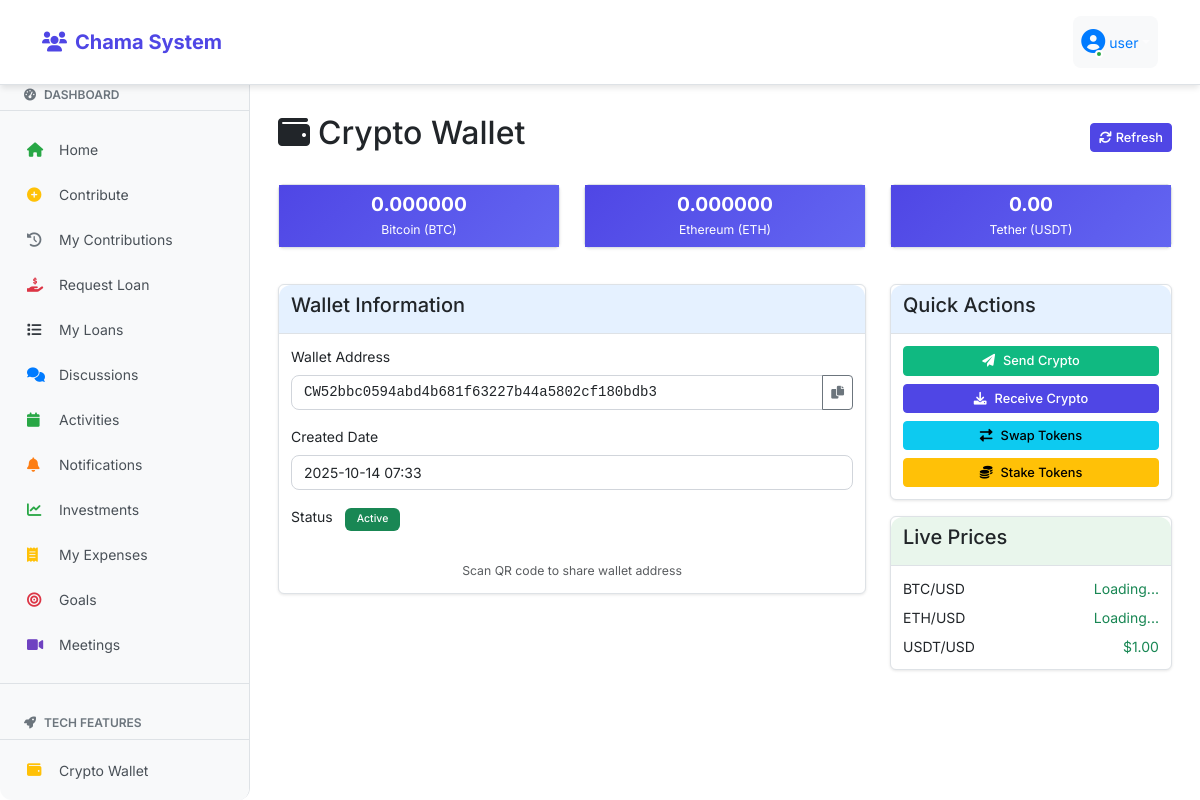
Screenshot of /crypto-wallet (signed in) with the database file from the repository.
### fixed_app.py (models this page shows, shortened)
class User(db.Model, UserMixin):
    id = db.Column(db.Integer, primary_key=True)
    username = db.Column(db.String(80), unique=True, nullable=False)
    password = db.Column(db.String(200), nullable=False)
    is_admin = db.Column(db.Boolean, default=False)
    last_seen = db.Column(db.DateTime, default=datetime.utcnow)
    is_online = db.Column(db.Boolean, default=False)
    members = db.relationship('Member', backref='user', lazy=True)

class CryptoWallet(db.Model):
    id = db.Column(db.Integer, primary_key=True)
    member_id = db.Column(db.Integer, db.ForeignKey('member.id'), nullable=False)
    wallet_address = db.Column(db.String(100), unique=True, nullable=False)
    private_key_hash = db.Column(db.String(256), nullable=False)
    balance_btc = db.Column(db.Float, default=0)
    balance_eth = db.Column(db.Float, default=0)
    balance_usdt = db.Column(db.Float, default=0)
    created_date = db.Column(db.DateTime, default=datetime.utcnow)
    is_active = db.Column(db.Boolean, default=True)

### fixed_app.py (the view, shortened to what this page needs)
@app.route('/crypto-wallet')
@login_required
def crypto_wallet():
    member = Member.query.filter_by(user_id=current_user.id).first()
    if not member:
        flash('No member profile found', 'danger')
        return redirect(url_for('index'))
    wallet = CryptoWallet.query.filter_by(member_id=member.id).first()
    return render_template('crypto/wallet.html', wallet=wallet)

### fixed_app.py (called while the page is built)
@login_manager.user_loader
def load_user(user_id):
    return db.session.get(User, int(user_id))

@app.context_processor
def inject_counts():
    if current_user.is_authenticated:
        unread_count = Notification.query.filter_by(user_id=current_user.id, is_read=False).count()
        discussion_count = Discussion.query.count()
        return dict(unread_notifications_count=unread_count, discussion_count=discussion_count)
    return dict(unread_notifications_count=0, discussion_count=0)

### templates/crypto/wallet.html (shortened to what this page needs)
{% extends "base.html" %}
{% block content %}
<div class="container-fluid py-4">
    <div class="d-flex justify-content-between align-items-center mb-4">
        <h2><i class="fas fa-wallet me-2"></i>Crypto Wallet</h2>
        <div>
            <button class="btn btn-primary" onclick="refreshBalances()">
                <i class="fas fa-sync me-1"></i>Refresh
            </button>
        </div>
    </div>
    <div class="row mb-4">
        <div class="col-md-4">
            <div class="card bg-warning text-dark">
                <div class="card-body stats-card text-center">
                    <h4>{{ "%.6f"|format(wallet.balance_btc) }}</h4>
                    <small>Bitcoin (BTC)</small>
                </div>
            </div>
        </div>
        <div class="col-md-4">
            <div class="card bg-info text-white">
                <div class="card-body stats-card text-center">
                    <h4>{{ "%.6f"|format(wallet.balance_eth) }}</h4>
                    <small>Ethereum (ETH)</small>
                </div>
            </div>
        </div>
        <div class="col-md-4">
            <div class="card bg-success text-white">
                <div class="card-body stats-card text-center">
                    <h4>{{ "%.2f"|format(wallet.balance_usdt) }}</h4>
                    <small>Tether (USDT)</small>
                </div>
            </div>
        </div>
    </div>
    <div class="row">
        <div class="col-md-8">
            <div class="card">
                <div class="card-header">
                    <h5>Wallet Information</h5>
                </div>
                <div class="card-body">
                    <div class="mb-3">
                        <label class="form-label">Wallet Address</label>
                        <div class="input-group">
                            <input type="text" class="form-control font-monospace"
                                   value="{{ wallet.wallet_address }}" readonly>
                            <button class="btn btn-outline-secondary" onclick="copyToClipboard('{{ wallet.wallet_address }}')">
                                <i class="fas fa-copy"></i>
                            </button>
                        </div>
                    </div>
                    <div class="mb-3">
                        <label class="form-label">Created Date</label>
                        <input type="text" class="form-control"
                               value="{{ wallet.created_date.strftime('%Y-%m-%d %H:%M') }}" readonly>
                    </div>
                    <div class="mb-3">
                        <label class="form-label">Status</label>
                        <span class="badge bg-{{ 'success' if wallet.is_active else 'danger' }} ms-2">
                            {{ 'Active' if wallet.is_active else 'Inactive' }}
                        </span>
                    </div>
                    <div class="text-center mt-4">
                        <small class="text-muted">Scan QR code to share wallet address</small>
                    </div>
                </div>
            </div>
        </div>
        <div class="col-md-4">
            <div class="card">
                <div class="card-header">
                    <h5>Quick Actions</h5>
                </div>
                <div class="card-body">
                    <div class="d-grid gap-2">
                        <button class="btn btn-success" onclick="showSendModal()">
                            <i class="fas fa-paper-plane me-2"></i>Send Crypto
                        </button>
                        <button class="btn btn-primary" onclick="showReceiveModal()">
                            <i class="fas fa-download me-2"></i>Receive Crypto
                        </button>
                        <button class="btn btn-info" onclick="showSwapModal()">
                            <i class="fas fa-exchange-alt me-2"></i>Swap Tokens
                        </button>
                        <button class="btn btn-warning" onclick="showStakeModal()">
                            <i class="fas fa-coins me-2"></i>Stake Tokens
                        </button>
                    </div>
                </div>
            </div>
            <div class="card mt-3">
                <div class="card-header">
                    <h5>Live Prices</h5>
                </div>
                <div class="card-body">
                    <div class="d-flex justify-content-between mb-2">
                        <span>BTC/USD</span>
                        <span class="text-success" id="btc-price">Loading...</span>
                    </div>
                    <div class="d-flex justify-content-between mb-2">
                        <span>ETH/USD</span>
                        <span class="text-success" id="eth-price">Loading...</span>
                    </div>
                    <div class="d-flex justify-content-between">
                        <span>USDT/USD</span>
                        <span class="text-success" id="usdt-price">$1.00</span>
                    </div>
                </div>
            </div>
        </div>
    </div>
</div>
{% endblock %}

### templates/navbar.html (shortened to what this page needs)
<nav class="navbar navbar-expand-lg navbar-dark bg-primary">
    <div class="container">
        <a class="navbar-brand" href="{{ url_for('index') }}">
            <i class="fas fa-users me-2"></i>Chama System
        </a>
        <div class="collapse navbar-collapse" id="navbarNav">
            {% if current_user.is_authenticated %}
            <ul class="navbar-nav me-auto">
                <li class="nav-item">
                    <a class="nav-link {% if request.path == url_for('index') %}active{% endif %}" href="{{ url_for('index') }}">
                        <i class="fas fa-home me-1"></i>Home
                    </a>
                </li>
                <li class="nav-item">
                    <a class="nav-link {% if request.path == url_for('contributions') %}active{% endif %}" href="{{ url_for('contributions') }}">
                        <i class="fas fa-money-bill-wave me-1"></i>Contributions
                    </a>
                </li>
                <li class="nav-item">
                    <a class="nav-link {% if request.path == url_for('discussions') %}active{% endif %}" href="{{ url_for('discussions') }}">
                        <i class="fas fa-comments me-1"></i>Discussions
                    </a>
                </li>
                <li class="nav-item dropdown">
                    <a class="nav-link dropdown-toggle" href="#" id="menuDropdown" role="button" data-bs-toggle="dropdown">
                        <i class="fas fa-bars me-1"></i>Menu
                    </a>
                </li>
            </ul>
            <ul class="navbar-nav">
                <li class="nav-item dropdown">
                    <a class="nav-link dropdown-toggle user-dropdown" href="#" id="navbarDropdown" role="button"
                       data-bs-toggle="dropdown" aria-expanded="false">
                        <div class="user-avatar">
                            <i class="fas fa-user-circle"></i>
                            <span class="online-dot"></span>
                        </div>
                        <span class="ms-1" style="color: #007bff;">{{ current_user.username }}</span>
                    </a>
                </li>
            </ul>
            {% endif %}
        </div>
    </div>
</nav>

### static/modern-ui.css (style rules this page uses)
:root { --primary: #4f46e5; --secondary: #6b7280; --success: #10b981; --warning: #f59e0b; --danger: #ef4444; --info: #3b82f6; --light: #f8fafc; --dark: #1f2937; --border-radius: 12px; --shadow: 0 4px 6px -1px rgba(0, 0, 0, 0.1); --shadow-lg: 0 10px 15px -3px rgba(0, 0, 0, 0.1); }
body { font-family: 'Inter', -apple-system, BlinkMacSystemFont, sans-serif; background: white; min-height: 100vh; }
.card { border: none; border-radius: var(--border-radius); box-shadow: var(--shadow); transition: all 0.3s ease; }
.card-header { background: white; border-bottom: 1px solid #e5e7eb; border-radius: var(--border-radius) var(--border-radius) 0 0 !important; padding: 1.25rem; }
.card-body { padding: 1.5rem; }
.btn { border-radius: 8px; font-weight: 500; padding: 0.5rem 1rem; transition: all 0.2s ease; }
.btn-primary { background: var(--primary); border-color: var(--primary); }
.btn-success { background: var(--success); border-color: var(--success); }
.stats-card { background: linear-gradient(135deg, var(--primary), #6366f1); color: white; border: none; }
.stats-card h4 { font-size: 2rem; font-weight: 700; margin-bottom: 0.25rem; }
.navbar { background: white !important; box-shadow: var(--shadow); padding: 1rem 0; }
.navbar-brand { font-weight: 700; color: var(--primary) !important; }
.form-control { border-radius: 8px; border: 1px solid #d1d5db; padding: 0.75rem; transition: all 0.2s ease; }
.badge { border-radius: 6px; font-weight: 500; padding: 0.375rem 0.75rem; }

### templates/base.html (style rules this page uses)
body { background-color: white; font-size: 14px; }
.navbar { position: fixed; top: 0; left: 0; right: 0; z-index: 1030; margin-bottom: 0; background-color: white !important; border-bottom: 1px solid #dee2e6; }
.card-header.bg-primary, .bg-primary { background-color: white !important; color: #333 !important; border-bottom: 1px solid #dee2e6; }
.user-dropdown { background-color: #f8f9fa !important; border-radius: 8px; padding: 0.5rem 1rem; }
body { padding-top: 70px; }
.btn { padding: 0.25rem 0.5rem; font-size: 0.8rem; min-height: auto; border-radius: 0.25rem; }
.form-control, .form-select { padding: 0.375rem 0.75rem; font-size: 0.875rem; min-height: auto; }
.card { border-radius: 0.375rem !important; border: 1px solid #dee2e6; margin-bottom: 0.75rem; box-shadow: 0 1px 3px rgba(0,0,0,0.1); max-width: 400px; }
.container-fluid .card, .main-content .card:not(.auth-card) { max-width: 100%; }
.card-body { padding: 0.75rem; }
.card-header { padding: 0.5rem 0.75rem; background-color: #f8f9fa; border-bottom: 1px solid #dee2e6; font-weight: 600; font-size: 0.9rem; }
.card-header:nth-child(1) { background-color: rgba(0,123,255,0.1); }
.card:nth-child(2) .card-header { background-color: rgba(40,167,69,0.1); }
.stats-card { padding: 0.5rem; }
.stats-card h3, .stats-card h4, .stats-card h5 { font-size: 1.2rem; margin-bottom: 0.1rem; }

### templates/navbar.html (style rules this page uses)
.user-dropdown { display: flex; align-items: center; }
.user-avatar { position: relative; display: inline-block; color: #007bff; font-size: 1.5rem; }
.online-dot { position: absolute; bottom: 2px; right: 2px; width: 8px; height: 8px; background-color: #28a745; border: 2px solid white; border-radius: 50%; animation: pulse-dot 2s infinite; }

### templates/crypto/wallet.html (style rules this page uses)
.font-monospace { font-family: 'Courier New', monospace; }

### rows the page displays
User: username "user"
CryptoWallet: balance_btc "0.000000", balance_eth "0.000000", balance_usdt "0.00", wallet_address "CW52bbc0594abd4b681f63227b44a5802cf180bdb3", created_date "2025-10-14 07:33", is_active "Active"
